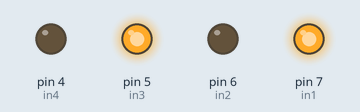
This sketch was run on a simulated Arduino Uno, built with avr-gcc and run on an emulated ATmega328P. Parts: output pins drawn as LEDs (lit = HIGH).

Above: at 0.1 s.
Timing chart, 0 to 1.6 s (numbered marks = the images above):
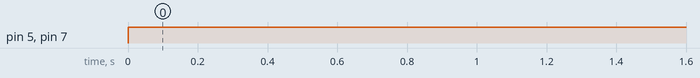

Measured:
- by itself, pin 5 (in3), pin 7 (in1): LOW → HIGH at 0.00 s

The sketch:

lm35_s_cakl_k.ino
```cpp
int led = 8;


int okunan_deger = 0;
float sicaklik_gerilim = 0;
float sicaklik = 0;
int in1=7;
int in2=6;
int in3=5;
int in4=4;

void setup()
{


  pinMode(in1,OUTPUT);
    pinMode(in2,OUTPUT);
      pinMode(in3,OUTPUT);
        pinMode(in4,OUTPUT);

}

void loop()
{
  /*okunan_deger = analogRead(lm35Pin);
  sicaklik_gerilim = (okunan_deger / 1023.0)*5000;
  sicaklik = sicaklik_gerilim /10.0; */


    digitalWrite(in1,HIGH);
    digitalWrite(in2,LOW);
      digitalWrite(in3,HIGH);
      digitalWrite(in4,LOW);


}
```
